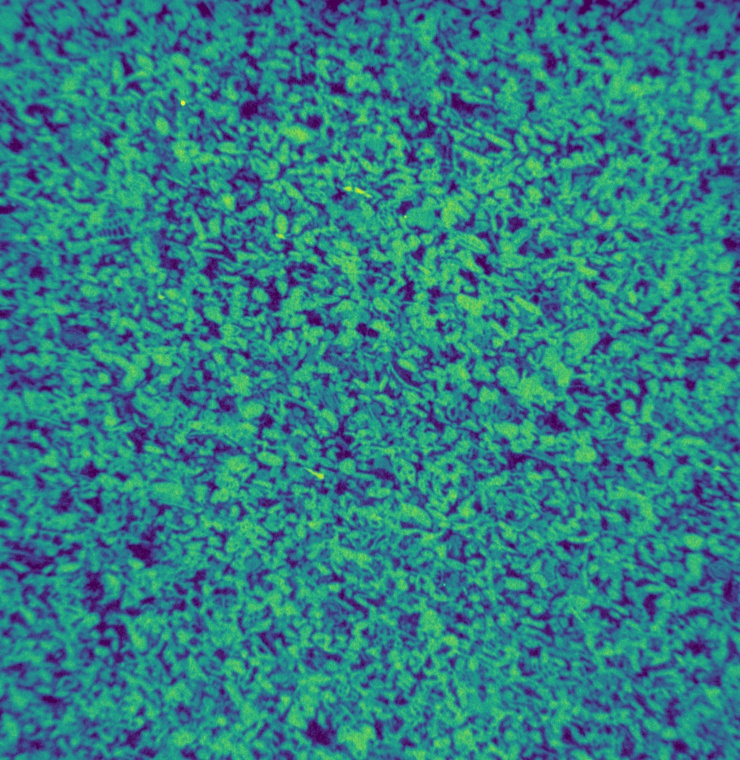
#> input picture Smerdyna.jpg, 740 x 760 px, given in place of WB10_diff72_downscaledby2.tif, which was not available
$ jupyter execute --allow-errors Max_thresholding_method_test1.ipynb   (shell and % lines are left out)   (text cells are left out)
#> lines starting #> are read from the running program, lines starting #| are printed output that depends on the picture; long printed decimals are rounded; pictures that were not available may be replaced by others from this repository, and a replacement may not be noted
[cell 1]
%pylab inline
import skimage.io as sk
import imageio
import ipywidgets as wdg
import skan
from pathlib import Path
import pandas as pd

[cell 2]
from skimage import measure, morphology, segmentation
from skimage.morphology import reconstruction
import scipy.ndimage.morphology as morph

def Connected_components_extraction(img, th_value, if_fill_holes = False):
    global x; global y; global z;
    mask = img >= th_value
    whmask = segmentation.flood(mask, (z, y, x), connectivity=1)
#    vox_vol = whmask.sum()
#   filled_wormhole = fill_holes(whmask)

    if if_fill_holes == True:
        filled_wormhole = morph.binary_fill_holes(whmask)
        vox_vol_fill = filled_wormhole.sum()
        vox_vol = whmask.sum()
        return vox_vol, vox_vol_fill
    else:
        vox_vol = whmask.sum()
        return vox_vol #, filled_wormhole


def fill_holes(mask_img):
    #Not working as accurately as binary_fill_holes
    seed = np.copy(mask_img)
    seed[0:-1, 1:-1, 1:-1] = mask_img.max()
    filled = reconstruction(seed, mask_img, method='erosion')
    return filled;


def surface_area_legland(bimg, voxel_size=30):
    """
    This function calculates the surface area of 3D object in binary images.
    """
    assert len(bimg.shape) == 3, "bimg should be a volume"
    vol = bimg.sum()

    # weights for each direction
    w = zeros(13)
    w[0:3] = 0.04577789120476 * 2
    w[3:9] = 0.03698062787608 * 2
    w[9:] =  0.03519563978232 * 2

    # number of connected components in different directions
    nc = zeros(13)

    # primary perpendicular planes
    nc[0] = vol - logical_and(bimg[:,:-1,:], bimg[:,1:,:]).sum()

    nc[1] = vol - logical_and(bimg[:-1,:,:], bimg[1:,:,:]).sum()
    nc[2] = vol - logical_and(bimg[:,:,:-1], bimg[:,:,1:]).sum()

    d1 = 1; d2 = 1; d3 = 1;

    # plane diagonals
    nc[3] = vol - logical_and(bimg[1:,:-1,:], bimg[:-1,1:,:]).sum()
    nc[4] = vol - logical_and(bimg[:-1,:-1,:], bimg[1:,1:,:]).sum()
    nc[5] = vol - logical_and(bimg[:,1:,:-1], bimg[:,:-1,1:]).sum()
    nc[6] = vol - logical_and(bimg[:,:-1,:-1], bimg[:,1:,1:]).sum()
    nc[7] = vol - logical_and(bimg[1:,:,:-1], bimg[:-1,:,1:]).sum()
    nc[8] = vol - logical_and(bimg[:-1,:,:-1], bimg[1:,:,1:]).sum()

    nc[9] = vol - logical_and(bimg[:-1,:-1,:-1], bimg[1:,1:,1:]).sum()
    nc[10] = vol - logical_and(bimg[1:,:-1,:-1], bimg[:-1,1:,1:]).sum()
    nc[11] = vol - logical_and(bimg[:-1,1:,:-1], bimg[1:,:-1,1:]).sum()
    nc[12] = vol - logical_and(bimg[1:,1:,:-1], bimg[:-1,:-1,1:]).sum()

    d12 = hypot(d1, d2); d13 = hypot(d1, d3); d23 = hypot(d2,d3);
    d123 = sqrt(d1**2 + d2**2 + d3**2)

    s = 4*d1*d2*d3 * ( nc[0]*w[0]/d1 + nc[1]*w[1]/d2 + nc[2]*w[2]/d3 + \
                      (nc[3] + nc[4])*w[3]/d12 + (nc[5] + nc[6])*w[5]/d13 + (nc[7] + nc[8])*w[7]/d23 + \
                      (nc[9] + nc[10] + nc[11] + nc[12])*w[9]/d123 )

    return s

[cell 3]
#path = Path('/home/rishabhstein/Documents/Python_Scripts/Copied_Data/Wierzbica/WB10/TimeView/diff/Compressed_Tiff/')
path = Path('/media/rishabhstein/SSD/Data_for_testing_the definition_of_Threshold/')
fsuffix = 'WB10_diff72_downscaledby2.tif' #It can be a list in Path folder


file = Path(path.resolve(), fsuffix)
img = sk.imread(str(file), as_gray=False)
#> img is the input picture: shape (760, 740, 3); mean R, G, B 47.2, 127.2, 132.3

[cell 4]
np.shape(img)
#> Out = (760, 740, 3)

[cell 5]
fig = figure(figsize=(7,7))
z = 590
imshow(img[z], cmap="gray")
x = 0; y = 0
def onclick(event):
    global x
    global y
    close()
    x = int(floor(event.xdata))
    y = int(floor(event.ydata))
    print(x,y)

ka = fig.canvas.mpl_connect('button_press_event', onclick)
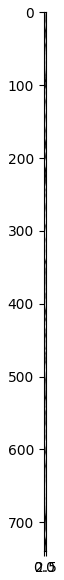
#> figure drawn by matplotlib, 1 panel

[cell 6]
def find_linear_region_of_curve(data, window_of_linearity = 10,
                                closeness_to_zero_derv_one = 2,
                                closeness_to_zero_derv_two = 2,
                                step = 10):

    derV1 = [-(data[i] - data[i+1])/step for i in range(len(data)-1)] #First derivative
    der2V = [(derV1[i] - derV1[i+1])/step for i in range(len(derV1)-1)] #Second derivative

    roi = [derV1.index(k) for k in derV1 if abs(k) < closeness_to_zero_derv_one]
    print("Region of interest starts from " + str(roi[0]))

    Min_Threshold = 0;

    for i in roi: #range(len(der2V)-window_of_linearity):
        if der2V[i] is not nan:
            if (abs(der2V[i]) < closeness_to_zero_derv_two):
                base_value = der2V[i]
                count = 0;
                for j in range(1, window_of_linearity):
                    if ((abs(der2V[i+j]) < closeness_to_zero_derv_two)
                        and (abs(der2V[i+j] - base_value) < closeness_to_zero_derv_two)):

                        count += 1;
                        if count == window_of_linearity - 1:
                            print("Linear section found")
                            Min_Threshold = i
                            return Min_Threshold;

        else:
            print("Nan found,  check data for error")

    return 0;


def find_threshold_with_10_percent_volume_decrement(data, Min_Threshold_index):
    list_volume = []
    list_volume.append(Min_Threshold_index)
    def count_iteration(count):
        if count == 0:
            return True;
        else:
            return False;

    count_10 = 0; count_20 = 0; count_30 = 0;
    for i in range(Min_Threshold_index, len(data)):
        percent_change_volume = 100*(1 - data[i]/data[Min_Threshold_index])
       # print(percent_change_volume)

        if percent_change_volume//10 == 1 and count_10 == 0 :
            count_10 = 1;
            list_volume.append(i)
        elif percent_change_volume//20 == 1 and count_20 == 0 :
            count_20 = 1;
            list_volume.append(i)
        elif percent_change_volume//30 == 1 and count_30 == 0 :
            count_30 = 1;
            list_volume.append(i)


    return list_volume

[cell 7]
step = 10;

[cell 8]
from tqdm import tqdm
list_thresold = range(100, 2500, step)
Vol = [Connected_components_extraction(img, i, if_fill_holes=True) for i in tqdm(list_thresold)]
#> in Connected_components_extraction, `vox_vol_fill = filled_wormhole.sum()`: vox_vol_fill = 715786
#> in Connected_components_extraction (call 5), `whmask = segmentation.flood(mask, (z, y, x), connectivity=1)`:
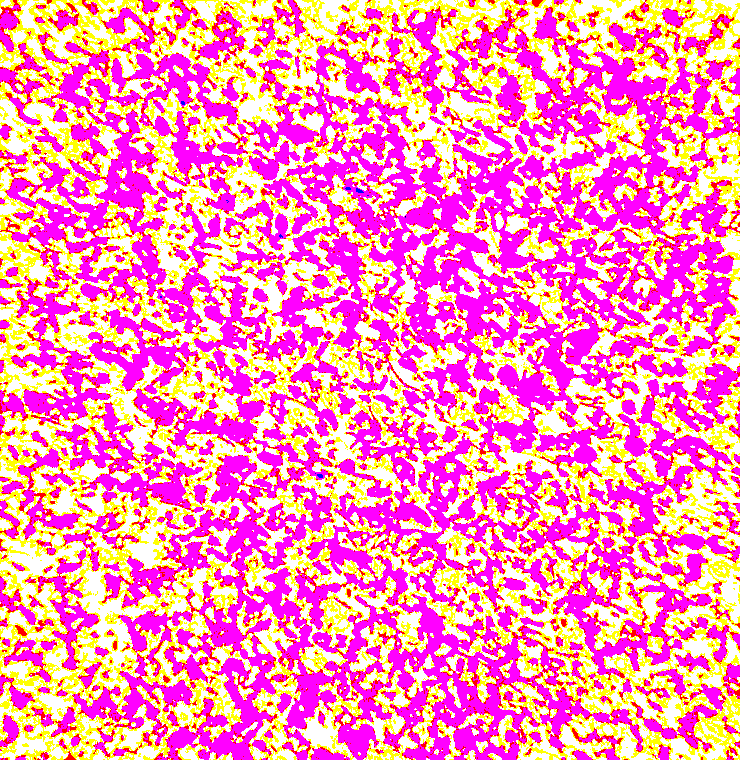
#> whmask: shape (760, 740, 3) bool; mean R, G, B 1, 0.547, 0.725
#> in Connected_components_extraction (call 5), `vox_vol_fill = filled_wormhole.sum()`: vox_vol_fill = 1277801
#> in Connected_components_extraction (call 5), `vox_vol = whmask.sum()`: vox_vol = 1277795
#> in Connected_components_extraction (call 6), `filled_wormhole = morph.binary_fill_holes(whmask)`:
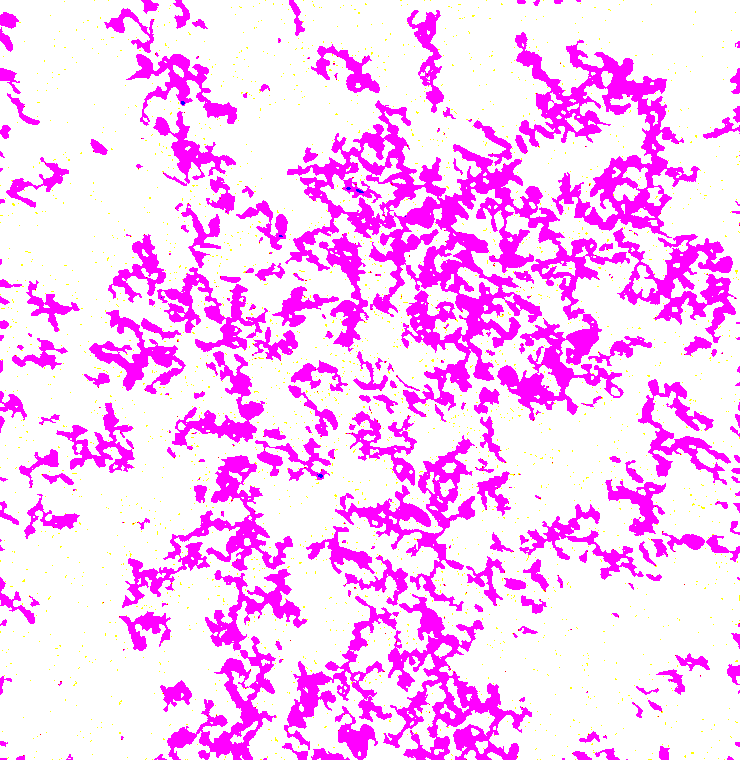
#> filled_wormhole: shape (760, 740, 3) bool; mean R, G, B 1, 0.769, 0.993
#> in Connected_components_extraction (call 6), `vox_vol_fill = filled_wormhole.sum()`: vox_vol_fill = 1553007
#> in Connected_components_extraction (call 6), `vox_vol = whmask.sum()`: vox_vol = 1475555
#> in Connected_components_extraction (call 8), `filled_wormhole = morph.binary_fill_holes(whmask)`:
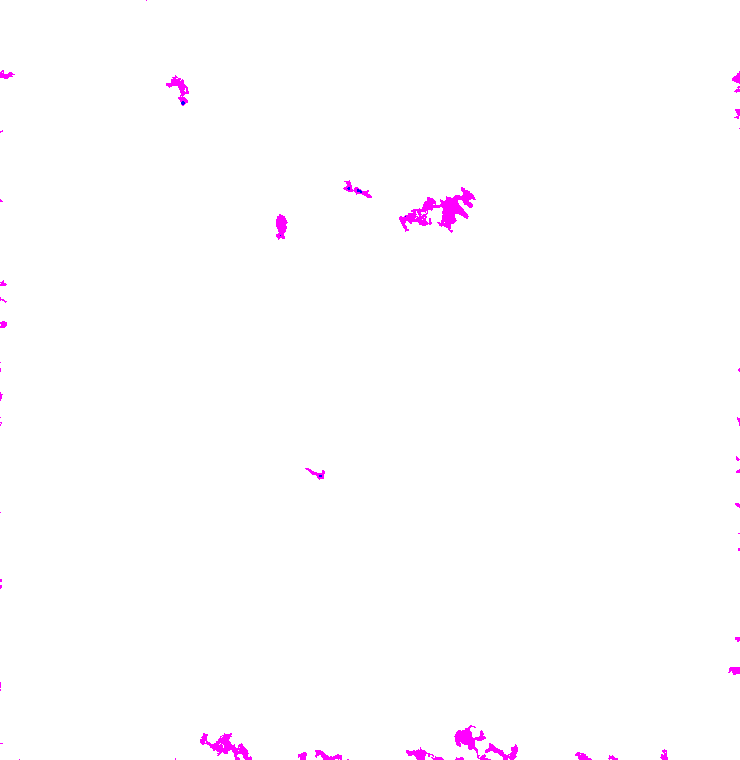
#> filled_wormhole: shape (760, 740, 3) bool; mean R, G, B 1, 0.992, 1
#> in Connected_components_extraction (call 8), `vox_vol_fill = filled_wormhole.sum()`: vox_vol_fill = 1682931
#> in Connected_components_extraction (call 8), `vox_vol = whmask.sum()`: vox_vol = 1577889
#> in Connected_components_extraction (call 9), `whmask = segmentation.flood(mask, (z, y, x), connectivity=1)`:
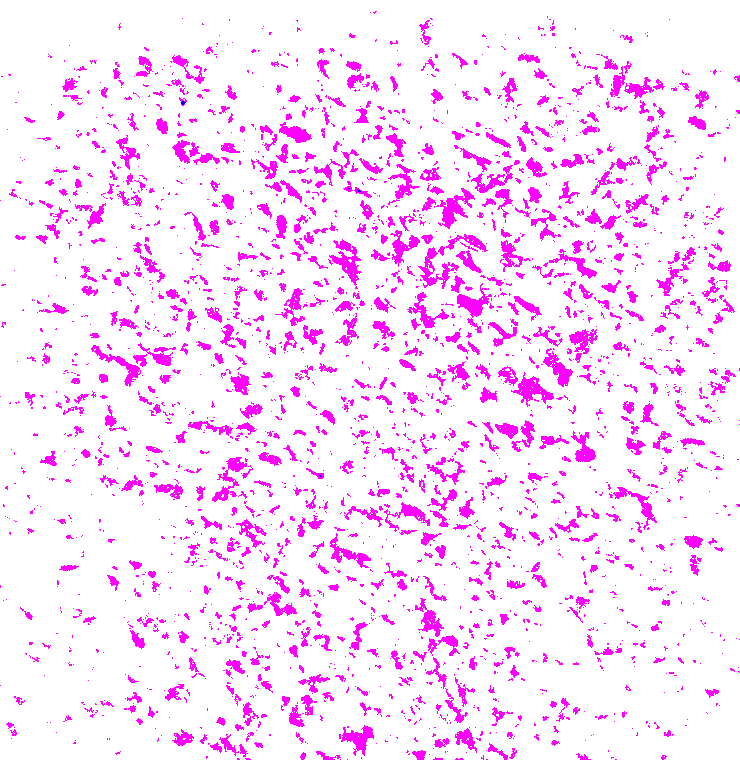
#> whmask: shape (760, 740, 3) bool; mean R, G, B 1, 0.889, 1
#> in Connected_components_extraction (call 9), `vox_vol_fill = filled_wormhole.sum()`: vox_vol_fill = 1686450
#> in Connected_components_extraction (call 9), `vox_vol = whmask.sum()`: vox_vol = 1624991
#> in Connected_components_extraction (call 10), `whmask = segmentation.flood(mask, (z, y, x), connectivity=1)`:
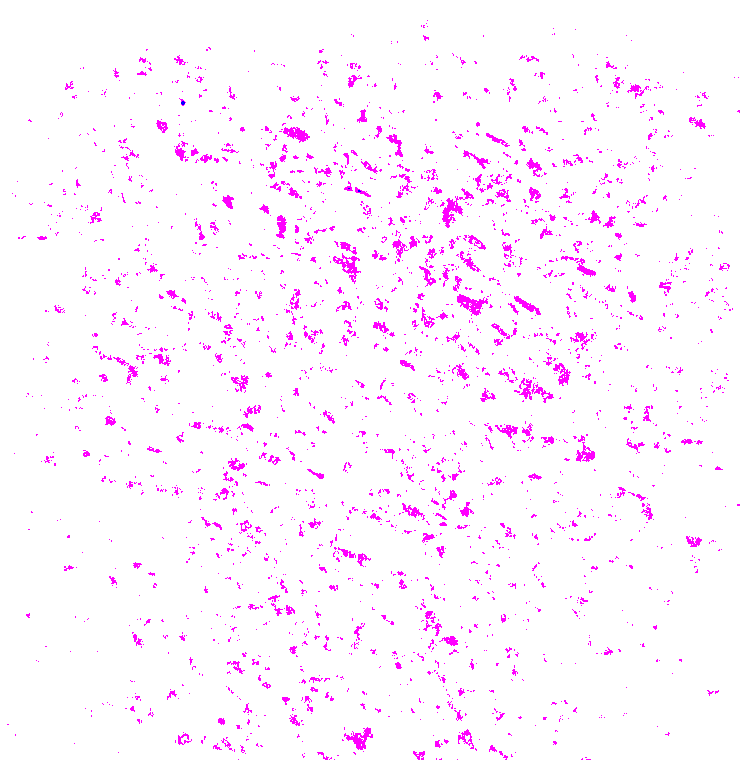
#> whmask: shape (760, 740, 3) bool; mean R, G, B 1, 0.958, 1
#> in Connected_components_extraction (call 10), `vox_vol_fill = filled_wormhole.sum()`: vox_vol_fill = 1686918
#> in Connected_components_extraction (call 10), `vox_vol = whmask.sum()`: vox_vol = 1663313
#> in Connected_components_extraction (call 11), `whmask = segmentation.flood(mask, (z, y, x), connectivity=1)`:
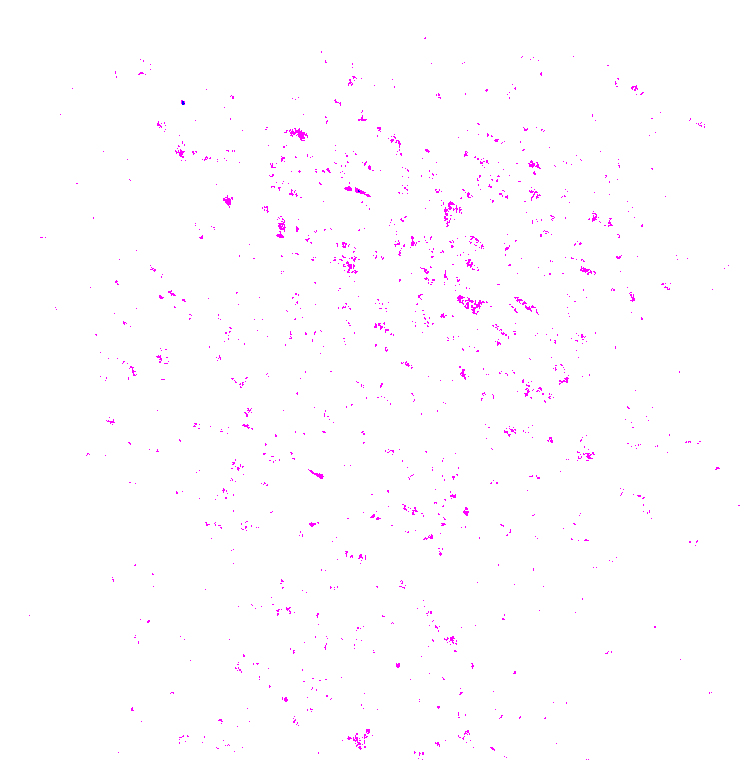
#> whmask: shape (760, 740, 3) bool; mean R, G, B 1, 0.991, 1
#> in Connected_components_extraction (call 11), `vox_vol_fill = filled_wormhole.sum()`: vox_vol_fill = 1687113
#> in Connected_components_extraction (call 11), `vox_vol = whmask.sum()`: vox_vol = 1682113
#> in Connected_components_extraction (call 12), `mask = img >= th_value`:
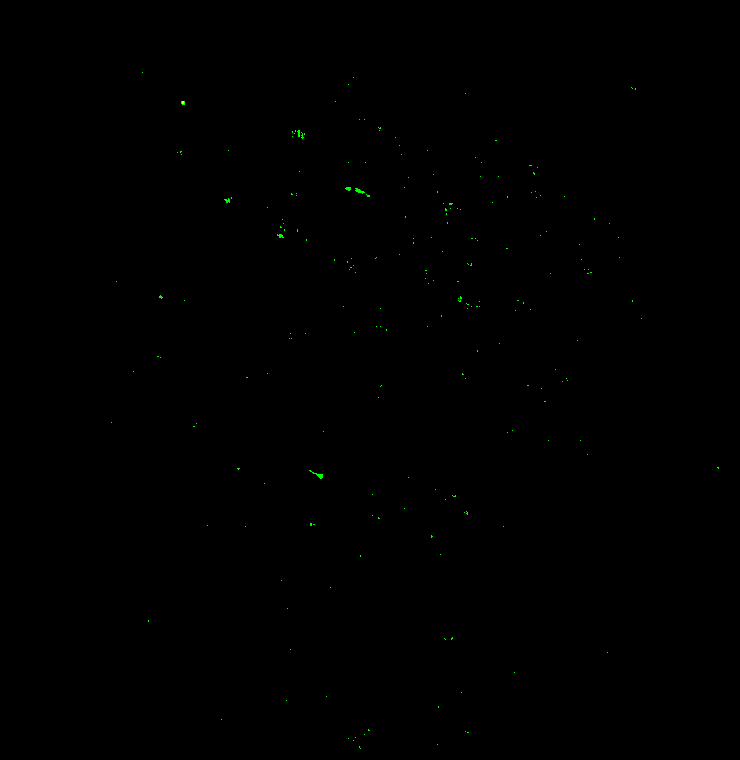
#> mask: shape (760, 740, 3) bool; mean R, G, B 1.07e-05, 0.000878, 0
#> in Connected_components_extraction (call 12), `vox_vol_fill = filled_wormhole.sum()`: vox_vol_fill = 1687179
#> in Connected_components_extraction (call 12), `vox_vol = whmask.sum()`: vox_vol = 1686700
#> in Connected_components_extraction (call 16), `filled_wormhole = morph.binary_fill_holes(whmask)`: filled_wormhole: shape (760, 740, 3) bool; every value is 1
#> in Connected_components_extraction (call 17), `mask = img >= th_value`: mask: shape (760, 740, 3) bool; every value is 0
#> Vol = 240 pairs, first value 715786 to 1687200, second value 715786 to 1687200

[cell 9]
fill_Vol = [Vol[i][1] for i in range(len(Vol))]
#> fill_Vol = 240 values from 715786 to 1687200
dict = {'Threshold_value': list_thresold, 'Volume': fill_Vol}
df = pd.DataFrame(dict)
#> df = table of 240 rows and 2 columns

[cell 10]
df.to_csv(fsuffix.strip('.tif') +'.csv')

[cell 11]
df = pd.read_csv(fsuffix.strip('.tif') + '.csv')

[cell 12]
mv_avg_Vol = df.rolling(window=2).mean()
Vol_new = mv_avg_Vol['Volume']
list_thresold = mv_avg_Vol['Threshold_value']

[cell 13]
plt.plot(Vol_new)
print(len(Vol_new))
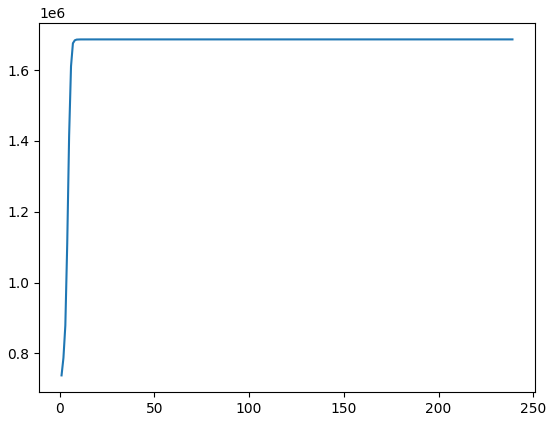
#> figure drawn by matplotlib, 1 panel

[cell 14]
derV = [-(Vol_new[i] - Vol_new[i+1])/step for i in range(len(Vol_new)-1)] #First Derivative
der1V = [-(Vol_new[i] - Vol_new[i+1])/step for i in range(len(Vol_new)-1)]
der2V = [(der1V[i] - der1V[i+1])/step for i in range(len(der1V)-1)] #Second derivative

[cell 15]
ind_start = 40;
ind_end = 100;

fig, ax = plt.subplots(ncols = 3, figsize=[20,5])
ax[0].plot(list_thresold[ind_start:ind_end], Vol_new[ind_start:ind_end], 'r:')
ax[0].set_xlabel('Threshold')
ax[0].set_ylabel('Wormhole_volume')

ax[1].plot(list_thresold[ind_start:ind_end], der1V[ind_start:ind_end], 'r:')
ax[1].set_xlabel('Threshold')
ax[1].set_ylabel('Derivative-1')

ax[2].plot(list_thresold[ind_start:ind_end], der2V[ind_start:ind_end], 'r:')
ax[2].set_xlabel('Threshold')
ax[2].set_ylabel('Derivative-2')

#plt.savefig("PZ_17_diff_VolumevsThrehosld_variation.jpg")

[cell 16]
tmp = find_linear_region_of_curve(Vol_new[:190],
                                  window_of_linearity = 20,
                                  closeness_to_zero_derv_one = 300,
                                  closeness_to_zero_derv_two = 10,
                                  step = 10)

print(tmp,  der2V[tmp],  list_thresold[tmp])

[cell 17]
th_index = find_threshold_with_10_percent_volume_decrement(Vol_new[:190], Min_Threshold_index=tmp)

[cell 18]
for i in th_index:
    print(list_thresold[i])

[cell 19]
grayselected = img[z, y, x]
#> grayselected = 36
graythresh = 555
mask = img >= graythresh

[cell 20]
fig = figure(figsize=(10,10))
imshow(mask[1], cmap="gray")
plot(x, y, ".")
show()

[cell 21]
import time
start =time.time()
whmask = segmentation.flood(mask, (z, y, x), connectivity=1)
filled_wormhole = morph.binary_fill_holes(whmask)
end =time.time()
print(end-start)

[cell 22]
imshow(filled_wormhole[2], cmap="gray")
show()

[cell 23]
vox_vol = filled_wormhole.sum()
#> vox_vol = 1687200
vox_size = 35
print("Wormhole volume: " + str(vox_vol*(2*vox_size)**3/1000**3/10**3) + " cm3 ") # Volume in cm^3
#| Wormhole volume: 0.5787 cm3
#print(11.5*pi*(3.83/2)**2) # Volume of sample
print(vox_vol) # Volume of scan
#| 1687200

[cell 24]
# Attempt to measure surface area
print("Wormhole surface area: " + str(surface_area_legland(filled_wormhole)*(2*vox_size)**2/1000**2/100**2) + " cm2 ")
#| Wormhole surface area: 0.514 cm2

[cell 25]
from tifffile import imsave
imsave(fsuffix, filled_wormhole)

#> (a cell that did not finish here is left out)

#> (a cell that did not finish here is left out)

[cell 28]
from skimage import data
img_moon = data.moon()

[cell 29]
mask_img = img_moon <= 80
fig = plt.figure(figsize=[7,7])
plt.imshow(mask_img, cmap = 'gray')

[cell 30]
from skimage.morphology import reconstruction
seed = np.copy(mask_img)
seed[1:-1, 1:-1] = mask_img.max()
filled = reconstruction(seed, mask_img, method='erosion')

[cell 31]
plt.imshow(filled)

[cell 32]
np.shape(seed[0:-1,0])
#> Out = (511,)
